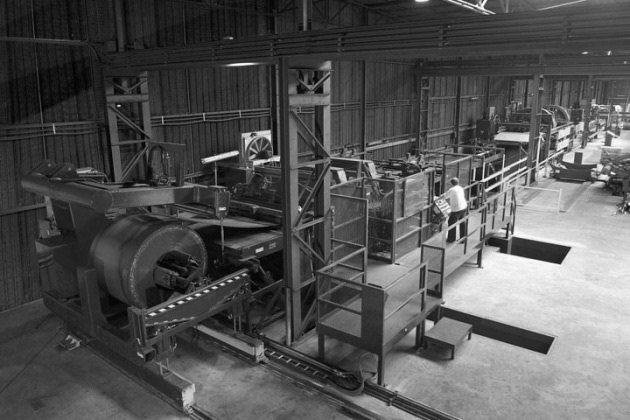
%> input picture factory.jpg, 630 x 420 px
$ octave exer1_5.m   (GNU Octave 9; MATLAB toolbox functions it lacks are replaced by stand-ins)
%> lines starting %> are read from the running program, lines starting %| are printed output that depends on the picture
clc;
clear;
close all;

scr = get(0,'ScreenSize');

factory = im2double(imread('factory.jpg'));
%> factory: size 420x630x3 double; min 0, max 1, mean 0.33
sm_fac = im2double(imgaussfilt(factory,1.75));
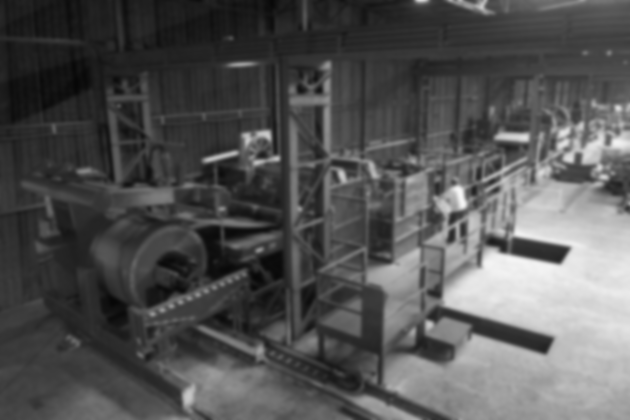
%> sm_fac: size 420x630x3 double; min 0.0276, max 0.967, mean 0.33
sm_fac_n = im2double(imnoise(sm_fac,'gaussian',0,0.01174));
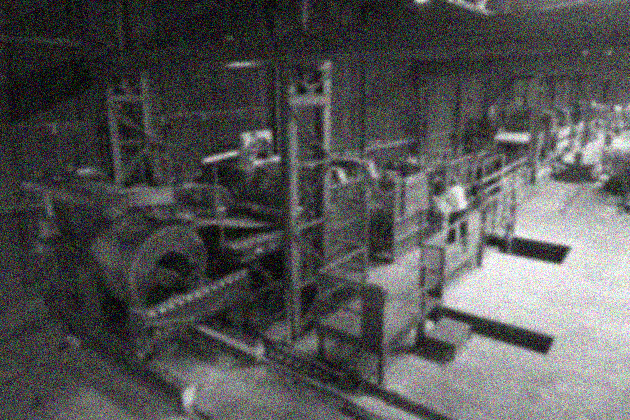
%> sm_fac_n: size 420x630x3 double; mean R, G, B 0.332, 0.332, 0.332

noise = sm_fac_n - sm_fac;
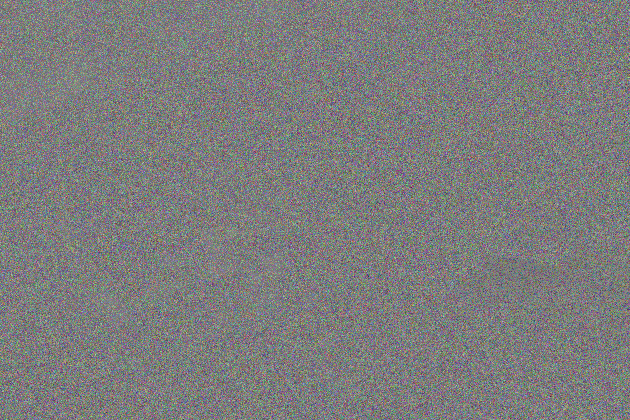
%> noise: size 420x630x3 double; mean R, G, B 0.00142, 0.00152, 0.00148; drawn with min black and max white
fac_mean = mean(factory(:));
%> fac_mean = 0.33
noise_std = std(noise(:));
%> noise_std = 0.104

SNR = 20*log10(fac_mean/noise_std)
%> SNR = 10

%% WGN
figure(1);
set(gcf,'Position',[0.12*scr(3) 0.12*scr(4) 0.75*scr(3) 0.75*scr(4)]);

subplot(1,2,1);
imshow(factory);
title("Original Image factory.jpg");
subplot(1,2,2);
imshow(sm_fac_n);
title(sprintf('factory.jpg + WGN (SNR = %d)',round(SNR)));

%% Impulse And Amplitude Response
In = fft2(factory);
Out = fft2(sm_fac_n);
H = Out./In;
h = ifftshift(ifft2(H));
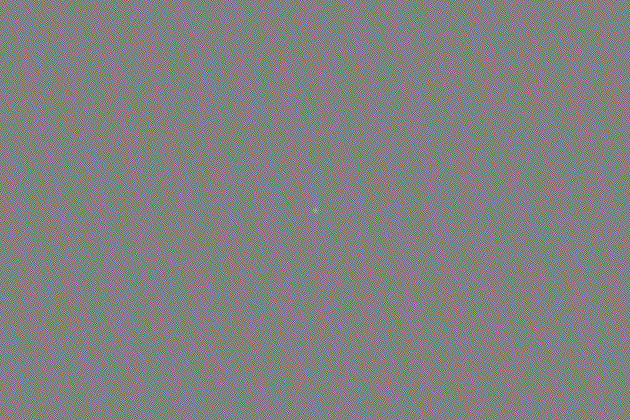
%> h: size 420x630x3 double; mean R, G, B 3.8e-06, 3.8e-06, 3.8e-06; drawn with min black and max white

figure(2);
set(gcf,'Position',[0.12*scr(3) 0.12*scr(4) 0.75*scr(3) 0.75*scr(4)]);
subplot(2,1,1);
imshow(im2gray(abs(h./max(h))));
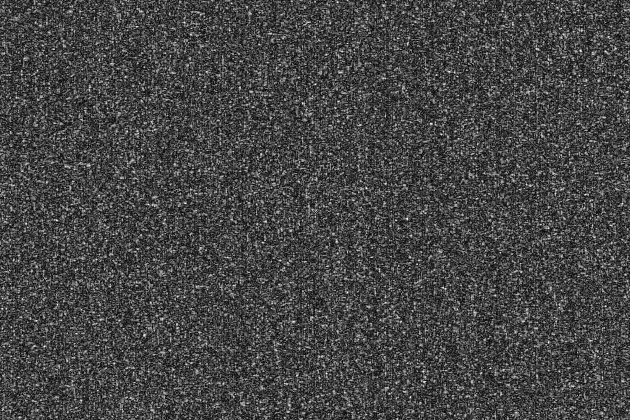
%> displayed picture: size 420x630, on the screen's scale of 0 to 255; min 0, max 255, mean 69.3
title('Impulse Response of Degradation Filter');
axis on;
subplot(2,1,2);
imshow(im2gray(abs(fftshift(H))));
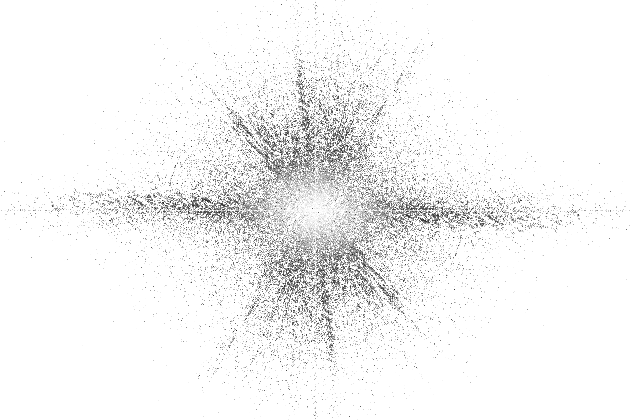
%> displayed picture: size 420x630, on the screen's scale of 0 to 255; min 24, max 255, mean 244.3
title('Amplitude Response of Degradation Filter');
axis on;

%% de-noising and inverse filtering

psf = fspecial('gaussian',[5 5],0.5);
denoised = im2gray(deconvwnr(sm_fac_n,psf,0.01));
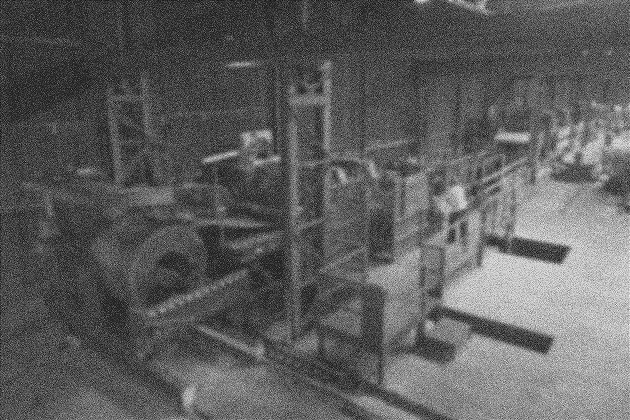
%> denoised: size 420x630 double; min -0.191, max 1.21, mean 0.328; drawn with min black and max white
deconv = im2gray(deconvwnr(sm_fac_n,psf));
deconv_thr = im2gray(deconvwnr(sm_fac_n,psf,0.1));

figure(3);
set(gcf,'Position',[0.12*scr(3) 0.12*scr(4) 0.75*scr(3) 0.75*scr(4)]);

subplot(2,2,1);
imshow(sm_fac_n);
title('factory.jpg + WGN');
subplot(2,2,2);
imshow(denoised);
title('denoised image');
subplot(2,2,3);
imshow(deconv);
title('Reconstructed image without Threshold');
subplot(2,2,4);
imshow(deconv_thr);
title('Reconstructed Image with Threshold');


%% wiener deconvolution

NSR = 10^(-SNR/20)
%> NSR = 0.316
fac_deconv = deconvwnr(sm_fac_n,psf,NSR);

% estimated NSR case

figure(4);
set(gcf,'Position',[0.12*scr(3) 0.12*scr(4) 0.75*scr(3) 0.75*scr(4)]);
imshow(sm_fac_n);
%> (the run ends here)

$ run again, with clock.jpg copied over factory.jpg
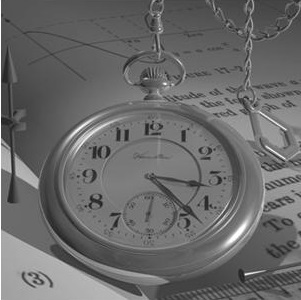
%> input picture clock.jpg, 301 x 300 px
%> `noise = sm_fac_n - sm_fac;`:
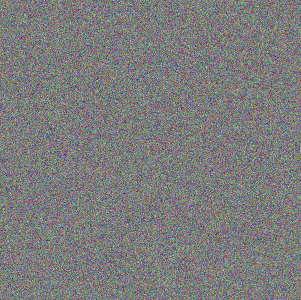
%> noise: size 300x301x3 double; mean R, G, B -0.000539, 0.000146, -0.000168; drawn with min black and max white
%> fac_mean = 0.415
%> noise_std = 0.108
%> SNR = 11.68
%> `denoised = im2gray(deconvwnr(sm_fac_n,psf,0.01));`:
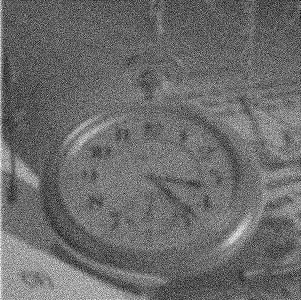
%> denoised: size 300x301 double; min -0.133, max 1.15, mean 0.411; drawn with min black and max white
%> NSR = 0.26
